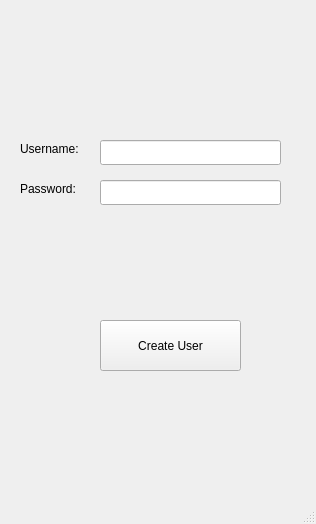
<?xml version="1.0" encoding="UTF-8"?>
<ui version="4.0">
 <class>SignUp</class>
 <widget class="QMainWindow" name="SignUp">
  <property name="geometry">
   <rect>
    <x>0</x>
    <y>0</y>
    <width>316</width>
    <height>524</height>
   </rect>
  </property>
  <property name="windowTitle">
   <string>MainWindow</string>
  </property>
  <widget class="QWidget" name="centralwidget">
   <widget class="QLabel" name="label">
    <property name="geometry">
     <rect>
      <x>20</x>
      <y>140</y>
      <width>131</width>
      <height>17</height>
     </rect>
    </property>
    <property name="text">
     <string>Username:</string>
    </property>
   </widget>
   <widget class="QLabel" name="label_2">
    <property name="geometry">
     <rect>
      <x>20</x>
      <y>180</y>
      <width>67</width>
      <height>17</height>
     </rect>
    </property>
    <property name="text">
     <string>Password:</string>
    </property>
   </widget>
   <widget class="QPushButton" name="pushButton">
    <property name="geometry">
     <rect>
      <x>100</x>
      <y>320</y>
      <width>141</width>
      <height>51</height>
     </rect>
    </property>
    <property name="text">
     <string>Create User</string>
    </property>
   </widget>
   <widget class="QLineEdit" name="newuser">
    <property name="geometry">
     <rect>
      <x>100</x>
      <y>140</y>
      <width>181</width>
      <height>25</height>
     </rect>
    </property>
   </widget>
   <widget class="QLineEdit" name="newpass">
    <property name="geometry">
     <rect>
      <x>100</x>
      <y>180</y>
      <width>181</width>
      <height>25</height>
     </rect>
    </property>
   </widget>
   <widget class="QLabel" name="label_3">
    <property name="geometry">
     <rect>
      <x>-10</x>
      <y>0</y>
      <width>501</width>
      <height>491</height>
     </rect>
    </property>
    <property name="text">
     <string/>
    </property>
    <property name="pixmap">
     <pixmap>Since.png</pixmap>
    </property>
   </widget>
   <zorder>label_3</zorder>
   <zorder>label</zorder>
   <zorder>label_2</zorder>
   <zorder>pushButton</zorder>
   <zorder>newuser</zorder>
   <zorder>newpass</zorder>
  </widget>
  <widget class="QMenuBar" name="menubar">
   <property name="geometry">
    <rect>
     <x>0</x>
     <y>0</y>
     <width>316</width>
     <height>22</height>
    </rect>
   </property>
  </widget>
  <widget class="QStatusBar" name="statusbar"/>
 </widget>
 <resources/>
 <connections/>
</ui>
